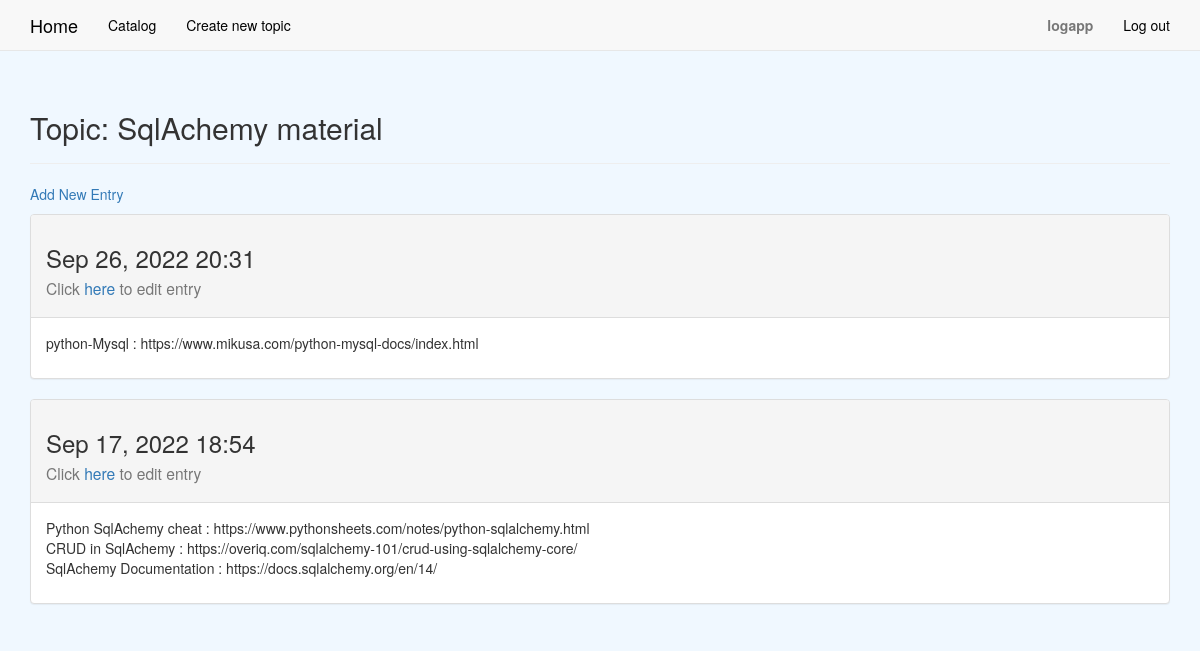
Page /topics/23/ (signed in) on the committed database.
### learning_logs/models.py (models this page shows, shortened)
class Topic(models.Model):
    text = models.CharField(max_length=500)
    date_added = models.DateTimeField(auto_now_add=True)
    owner = models.ForeignKey(User, null=True, on_delete=models.SET_NULL)
    def __str__(self):
        return self.text

class Entry(models.Model):
    topic = models.ForeignKey(Topic, null=True, on_delete=models.SET_NULL)
    text = models.TextField()
    date_added = models.DateTimeField(auto_now_add=True)
    class Meta:
        verbose_name_plural = 'entries'

### learning_logs/views.py (the view)
# urls.py: path('topics/<int:Topic_id>/', views.topic, name='topic'),
@login_required
def topic(request,Topic_id):
    topic = Topic.objects.get(id=Topic_id)
    if topic.owner != request.user:
        raise Http404
    entries = topic.entry_set.order_by('-date_added')
    context = {
        'topic' : topic,
        'entries' : entries
    }
    return render(request, 'learning_logs/topic.html', context=context)

### learning_logs/template/learning_logs/topic.html (shortened to what this page needs)
{% extends "learning_logs/base.html" %}
{% block header %}
    <h2>
        Topic: {{ topic }}
    </h2>
{% endblock header %}
{% block content %}
<p>
    <a href="{% url 'new_entry' topic.id %}">Add New Entry</a>
</p>
{% for entry in entries %}
    <div class="panel panel-default">
        <div class="panel-heading">
            <h3>
                <p>{{ entry.date_added|date:'M d, Y H:i' }}</p>
                <small>
                    <P>Click <a href="{% url 'edit_entry' entry.id %}">here </a>to edit entry</P>
                </small>
            </h3>
        </div>
        <div class="panel-body">
            {{ entry.text|linebreaks }}
        </div>
    </div>
{% endfor %}
{% endblock content %}

### learning_logs/template/learning_logs/base.html (shortened to what this page needs)
{% load bootstrap3 %}
<!DOCTYPE html>
<html lang="en-US">
    <head>
        {% bootstrap_css %}
    </head>
    <body style="background-color:aliceblue !important;">
        <nav class="navbar navbar-default navbar-static-top">
        <div class="container">
            <div class="navbar-header">
                    <a class="navbar-brand" href="{% url 'Home' %}" style="color: black;">Home</a>
            </div>
            <div id="navbar" class="navbar-collapse collapse">
                <ul class="nav navbar-nav">
                    <li><a href="{% url 'Topic' %}"  style="color: black;">Catalog</a></li>
                </ul>
                <ul class="nav navbar-nav">
                    <li><a href="{% url 'new_topic' %}" style="color: black;">Create new topic</a></li>
                </ul>
                <ul class="nav navbar-nav navbar-right">
                    {% if user.is_authenticated %}
                        <li><a><strong>{{ user.username }}</strong></a></li>
                        <li><a href="{% url 'logout' %}"  style="color: black;">Log out</a></li>
                    {% else %}
                        <li><a href="{% url 'register' %}" style="color: black;">Sign Up</a></li>
                        <li><a href="{% url 'login' %}" style="color: black;">Log in</a></li>
                    {% endif %}
                </ul>
            </div>
        </div>
        </nav>
        <div class="container">
            <div class="page-header">
                {% block header %}
                {% endblock header %}
            </div>
            <div>
                {% block content %}
                {% endblock content %}
            </div>
        </div>
    </body>
</html>

### rows in the picture
Topic: text "SqlAchemy material"
Entry: date_added "Sep 26, 2022 20:31", text "python-Mysql : https://www.mikusa.com/python-mysql-docs/index.html"
Entry: date_added "Sep 17, 2022 18:54", text "Python SqlAchemy cheat : https://www.pythonsheets.com/notes/python-sqlalchemy.html CRUD in SqlAchemy : https://overiq.com/sqlalchemy-101/crud-using-sqlalchemy-core/ SqlAchemy Documentation : https://docs.sqlalchemy.org/en/14/"

### other values in the picture
{{ user.username }} "logapp"
